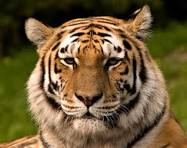
#> input picture assets/tiger.jpeg, 187 x 148 px
$ jupyter execute exp3.ipynb
#> lines starting #> are read from the running program, lines starting #| are printed output that depends on the picture
[cell 1]
import cv2
import numpy as np
from google.colab.patches import cv2_imshow

img = cv2.imread('assets/tiger.jpeg')
#> img is the input picture: shape (148, 187, 3); mean B, G, R 55.5, 90.9, 110.4

tx, ty = 100, 50
rows, cols = img.shape[:2]
#> rows = 148; cols = 187
translation_matrix = np.float32([[1, 0, tx], [0, 1, ty]])
translated_img = cv2.warpAffine(img, translation_matrix, (cols, rows))
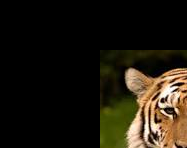
#> translated_img: shape (148, 187, 3); mean B, G, R 15.5, 26.3, 32

scaled_img = cv2.resize(img, None, fx=0.5, fy=0.5)
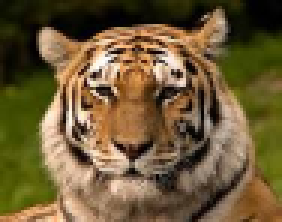
#> scaled_img: shape (74, 94, 3) (shown 3 times larger); mean B, G, R 55.4, 91, 110.4

angle = 45
rotation_matrix = cv2.getRotationMatrix2D((cols/2, rows/2), angle, 1)
rotated_img = cv2.warpAffine(img, rotation_matrix, (cols, rows))
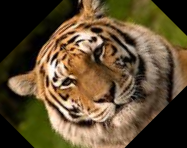
#> rotated_img: shape (148, 187, 3); mean B, G, R 50.4, 77.1, 94.9

print("\nDisplaying Original Image...")
cv2_imshow(img)
print("\nDisplaying Translated Image...")
cv2_imshow(translated_img)
print("\nDisplaying Scaled Image...")
cv2_imshow(scaled_img)
print("\nDisplaying Rotated Image...")
cv2_imshow(rotated_img)

$ run again, with assets/cat.jpeg copied over assets/tiger.jpeg
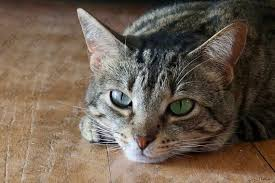
#> input picture assets/cat.jpeg, 275 x 183 px
#> img is the input picture: shape (183, 275, 3); mean B, G, R 79.8, 94.1, 108.9
#> `translated_img = cv2.warpAffine(img, translation_matrix, (cols, rows))`:
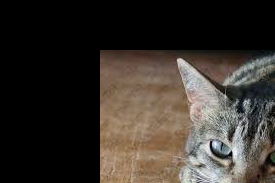
#> translated_img: shape (183, 275, 3); mean B, G, R 44.4, 50.5, 56.5
#> `rotated_img = cv2.warpAffine(img, rotation_matrix, (cols, rows))`:
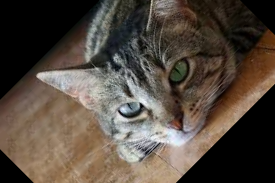
#> rotated_img: shape (183, 275, 3); mean B, G, R 63.9, 74, 84.8
